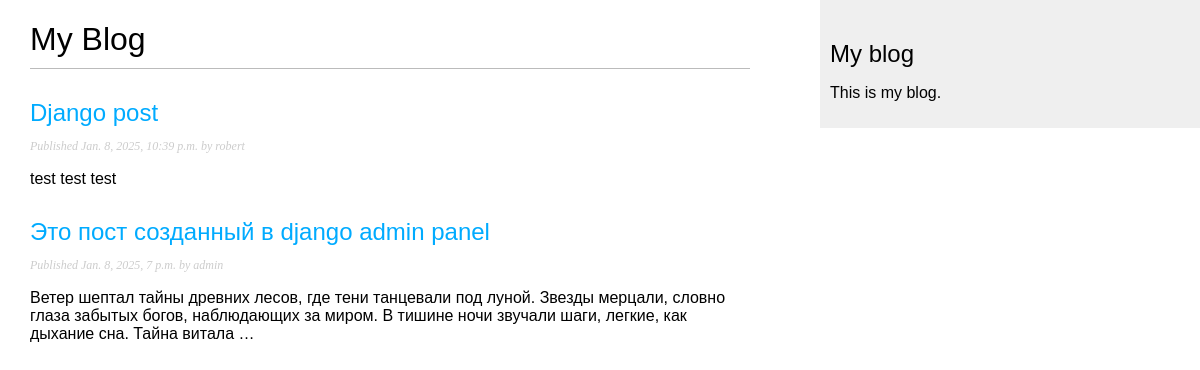
Screenshot of /blog/ with the database file from the repository.
### blog/models.py (models this page shows, shortened)
class Post(models.Model):
    class Status(models.TextChoices):
        DRAFT = 'DF', 'Draft'
        PUBLISHED = 'PB', 'Published'
    title = models.CharField(max_length=250)
    slug = models.SlugField(max_length=250, unique=True)
    author = models.ForeignKey(User,
                               on_delete=models.CASCADE,
                               related_name='blog_posts')
    body = models.TextField()
    publish = models.DateTimeField(default=timezone.now)
    created = models.DateTimeField(auto_now_add=True)
    updated = models.DateTimeField(auto_now=True)
    status = models.CharField(max_length=2,
                              choices=Status.choices,
                              default=Status.DRAFT)
    objects = models.Manager() # менеджер, применяемый по умолчанию
    published = PublishedManager() # пользовательский менеджер
    class Meta:
        ordering = ['-publish']
        indexes = [
            models.Index(fields=['-publish']),
        ]

### blog/views.py (the view)
# urls.py: path('', views.post_list, name='post_list'),
def post_list(request):
    posts = Post.published.all()
    return render(request,
                  'blog/post/list.html',
                  {'posts': posts})

### blog/models.py (called while the page is built)
    def get_queryset(self):
        return super().get_queryset().filter(status=Post.Status.PUBLISHED)

### templates/blog/post/list.html (shortened to what this page needs)
{% extends "blog/base.html" %}
{% block content %}
    <h1>My Blog</h1>
    {% for post in posts %}
        <h2>
            <a href="{% url 'blog:post_detail' post.id %}"> {{ post.title }}</a>
        </h2>
        <p class="date">
            Published {{ post.publish }} by {{ post.author }}
        </p>
        {{ post.body|truncatewords:30|linebreaks }}
    {% endfor %}
{% endblock %}

### templates/blog/base.html (shortened to what this page needs)
{% load static %}
<!DOCTYPE html>
<html>
<head>
    <link href="{% static 'css/blog.css' %}" rel="stylesheet">
</head>
<body>
<div id="content">
    {% block content %}
    {% endblock %}
</div>
<div id="sidebar">
    <h2>My blog</h2>
    <p>This is my blog.</p>
</div>
</body>
</html>

### rows the page displays
Post: title "Django post", publish "Jan. 8, 2025, 10:39 p.m.", author "robert", body "test test test"
Post: title "Это пост созданный в django admin panel", publish "Jan. 8, 2025, 7 p.m.", author "admin", body "Ветер шептал тайны древних лесов, где тени танцевали под луной. Звезды мерцали, словно глаза забытых богов, наблюдающих за миром. В тишине ночи звучали шаги, легкие, как дыхание сна. Тайна витала …"
